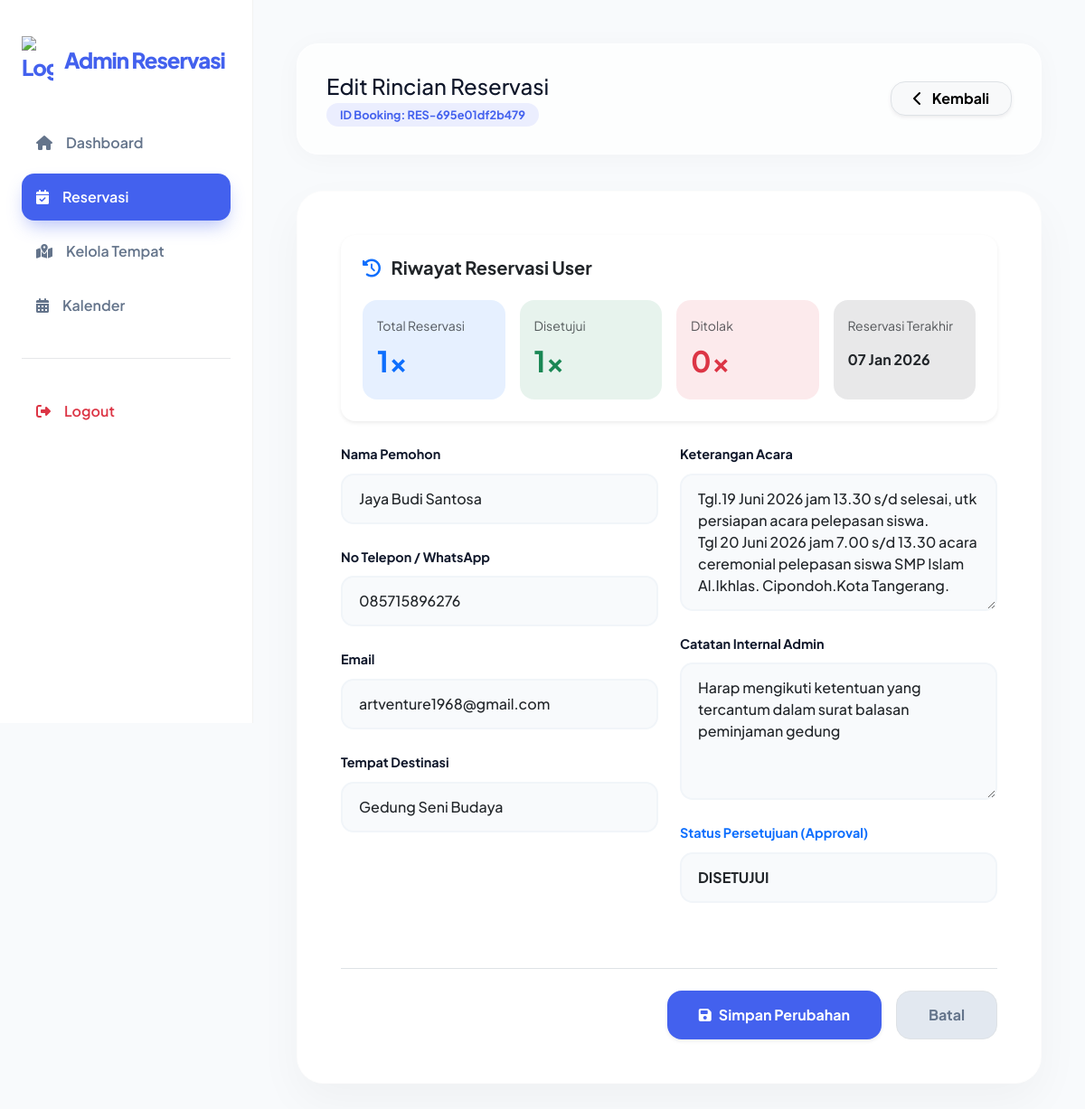
The app's page /admin/edit_reserv.php?id=43 (signed in) with its own data.
### tables this page shows
CREATE TABLE `reservations` (
  `id` int(11) NOT NULL,
  `kode_booking` varchar(20) NOT NULL,
  `nama` varchar(50) NOT NULL,
  `no_telepon` varchar(15) NOT NULL,
  `hari` date NOT NULL,
  `jam_mulai` time NOT NULL DEFAULT '08:00:00',
  `jam_selesai` time NOT NULL DEFAULT '16:00:00',
  `keterangan` text DEFAULT NULL,
  `status` enum('pending','disetujui','ditolak','selesai') DEFAULT NULL,
  `file_upload` varchar(100) DEFAULT NULL,
  `user_id` int(11) DEFAULT NULL,
  `email` varchar(100) NOT NULL,
  `catatan` text DEFAULT NULL,
  `ktp_upload` varchar(100) DEFAULT NULL,
  `surat_kelurahan_upload` varchar(100) DEFAULT NULL,
  `tanggal_selesai` date DEFAULT NULL,
  `place_id` int(11) DEFAULT NULL,
  `email_sent` tinyint(1) DEFAULT 0,
  `kuesioner_sent` tinyint(1) DEFAULT 0,
  `sub_place_id` int(11) DEFAULT NULL,
  `admin_id` int(11) DEFAULT NULL,
  `sumber_reservasi` enum('online','offline') DEFAULT 'online'
);

CREATE TABLE `places` (
  `id` int(11) NOT NULL,
  `name` varchar(100) NOT NULL,
  `description` text NOT NULL,
  `image` varchar(100) NOT NULL,
  `lokasi` varchar(150) NOT NULL,
  `latitude` decimal(9,6) NOT NULL,
  `longitude` decimal(9,6) NOT NULL
);

### admin/edit_reserv.php (the view, shortened to what this page needs)
<?php
include '../db.php';
$id = intval($_GET['id']);
$query = "
    SELECT reservations.*, places.name AS nama_tempat
    FROM reservations
    LEFT JOIN places ON reservations.place_id = places.id
    WHERE reservations.id = $id
";
$result = $conn->query($query);
$reservation = $result->fetch_assoc();
$user_id = $reservation['user_id'];
$queryHistory = $conn->prepare("
    SELECT
        COUNT(*) as total_reservasi,
        SUM(
            CASE
            WHEN status = 'disetujui'
            THEN 1
            ELSE 0
            END
        ) as total_disetujui,
        SUM(
            CASE
            WHEN status = 'ditolak'
            THEN 1
            ELSE 0
            END
        ) as total_ditolak,
        MAX(hari) as terakhir_reservasi
    FROM reservations
    WHERE user_id = ?
");
$queryHistory->bind_param(
    "i",
    $user_id
);
$queryHistory->execute();
$history =
    $queryHistory
    ->get_result()
    ->fetch_assoc();
$queryPlaces = "SELECT id, name FROM places";
$resultPlaces = $conn->query($queryPlaces);
?>
<!DOCTYPE html>
<html lang="id">
<head>
    <link href="https://cdnjs.cloudflare.com/ajax/libs/font-awesome/6.4.0/css/all.min.css" rel="stylesheet" />
    <link href="https://cdn.jsdelivr.net/npm/bootstrap@5.3.2/dist/css/bootstrap.min.css" rel="stylesheet">
    <link rel="stylesheet" href="https://cdnjs.cloudflare.com/ajax/libs/animate.css/4.1.1/animate.min.css" />
</head>
<body>
    <aside class="sidebar">
        <div class="sidebar-brand">
            <img src="../assets/img/logotng.png" width="35" alt="Logo">
            <span>Admin Reservasi</span>
        </div>
        <nav>
            <a href="dashboard_admin.php" class="nav-link"><i class="fa-solid fa-house"></i> Dashboard</a>
            <a href="kelola_reserv.php" class="nav-link active"><i class="fa-solid fa-calendar-check"></i> Reservasi</a>
            <a href="kelola_tempat.php" class="nav-link"><i class="fa-solid fa-map-location-dot"></i> Kelola Tempat</a>
            <a href="calendar.php" class="nav-link"><i class="fa-solid fa-calendar-days"></i> Kalender</a>
            <div style="margin: 2rem 0;">
                <hr style="opacity: 0.1;">
            </div>
            <a href="logout_admin.php" class="nav-link text-danger" onclick="confirmAdminLogout(event)"><i class="fas fa-sign-out-alt"></i>Logout</a>
        </nav>
    </aside>
    <main class="main-content animate__animated animate__fadeIn">
        <header class="glass-header">
            <div>
                <h1 class="h4 fw-800 mb-1">Edit Rincian Reservasi</h1>
                <span class="booking-tag">ID Booking: <?= htmlspecialchars($reservation['kode_booking']); ?></span>
            </div>
            <a href="kelola_reserv.php" class="btn btn-light rounded-4 px-4 fw-bold border shadow-sm">
                <i class="fa-solid fa-chevron-left me-2"></i> Kembali
            </a>
        </header>
        <div class="content-card">
            <div class="card border-0 shadow-sm rounded-4 mb-4">
                <div class="card-body p-4">
                    <h5 class="fw-bold mb-4">
                        <i class="fa-solid fa-clock-rotate-left me-2 text-primary"></i>
                        Riwayat Reservasi User
                    </h5>
                    <div class="row g-3">
                        <div class="col-md-3">
                            <div class="p-3 rounded-4 bg-primary bg-opacity-10 h-100">
                                <small class="text-muted">
                                    Total Reservasi
                                </small>
                                <h2 class="fw-bold text-primary mt-2">
                                    <?= $history['total_reservasi']; ?>x
                                </h2>
                            </div>
                        </div>
                        <div class="col-md-3">
                            <div class="p-3 rounded-4 bg-success bg-opacity-10 h-100">
                                <small class="text-muted">
                                    Disetujui
                                </small>
                                <h2 class="fw-bold text-success mt-2">
                                    <?= $history['total_disetujui']; ?>x
                                </h2>
                            </div>
                        </div>
                        <div class="col-md-3">
                            <div class="p-3 rounded-4 bg-danger bg-opacity-10 h-100">
                                <small class="text-muted">
                                    Ditolak
                                </small>
                                <h2 class="fw-bold text-danger mt-2">
                                    <?= $history['total_ditolak']; ?>x
                                </h2>
                            </div>
                        </div>
                        <div class="col-md-3">
                            <div class="p-3 rounded-4 bg-dark bg-opacity-10 h-100">
                                <small class="text-muted">
                                    Reservasi Terakhir
                                </small>
                                <h6 class="fw-bold mt-3">
                                    <?= $history['terakhir_reservasi']
                                        ? date(
                                            'd M Y',
                                            strtotime(
                                                $history['terakhir_reservasi']
                                            )
                                        )
                                        : '-'; ?>
                                </h6>
                            </div>
                        </div>
                    </div>
                </div>
            </div>
            <form id="editForm">
                <div class="row g-4">
                    <div class="col-md-6">
                        <div class="mb-4">
                            <label class="form-label">Nama Pemohon</label>
                            <input type="text" id="nama" class="form-control" value="<?= htmlspecialchars($reservation['nama']); ?>">
                        </div>
                        <div class="mb-4">
                            <label class="form-label">No Telepon / WhatsApp</label>
                            <input type="text" id="no_telepon" class="form-control" value="<?= htmlspecialchars($reservation['no_telepon']); ?>">
                        </div>
                        <div class="mb-4">
                            <label class="form-label">Email</label>
                            <input type="email" id="email" class="form-control" value="<?= htmlspecialchars($reservation['email']); ?>">
                        </div>
                        <div class="mb-4">
                            <label class="form-label">Tempat Destinasi</label>
                            <select id="tempat" class="form-select">
                                <?php while ($places = $resultPlaces->fetch_assoc()): ?>
                                    <option value="<?= $places['id']; ?>" <?= $reservation['place_id'] == $places['id'] ? 'selected' : ''; ?>>
                                        <?= htmlspecialchars($places['name']); ?>
                                    </option>
                                <?php endwhile; ?>
                            </select>
                        </div>
                    </div>
                    <div class="col-md-6">
                        <div class="mb-4">
                            <label class="form-label">Keterangan Acara</label>
                            <textarea id="keterangan" class="form-control" rows="5"><?= htmlspecialchars($reservation['keterangan']); ?></textarea>
                        </div>
                        <div class="mb-4">
                            <label class="form-label">Catatan Internal Admin</label>
                            <textarea id="catatan" class="form-control" rows="5"><?= htmlspecialchars($reservation['catatan']); ?></textarea>
                        </div>
                        <div class="mb-4">
                            <label class="form-label text-primary">Status Persetujuan (Approval)</label>
                            <select id="status" class="form-select fw-bold text-uppercase">
                                <option value="disetujui" <?= $reservation['status'] == 'disetujui' ? 'selected' : ''; ?>>Disetujui</option>
                            </select>
                        </div>
                    </div>
                </div>
                <div class="d-flex justify-content-end gap-3 mt-5 pt-4 border-top">
                    <button type="button" class="btn-modern btn-save-md shadow-sm" onclick="confirmSave()">
                        <i class="fas fa-save"></i> Simpan Perubahan
                    </button>
                    <a href="kelola_reserv.php" class="btn-modern btn-cancel-md border text-center">
                        Batal
                    </a>
                </div>
            </form>
        </div>
    </main>
</body>
</html>

### admin/edit_reserv.php (style rules this page uses)
:root { --primary: #4361ee; --secondary: #3f37c9; --bg: #f8fafc; --sidebar-color: #ffffff; --text-main: #0f172a; --text-muted: #64748b; }
body { font-family: 'Plus Jakarta Sans', sans-serif; background-color: var(--bg); color: var(--text-main); margin: 0; display: flex; overflow-x: hidden; }
.sidebar { width: 280px; height: 100vh; background: var(--sidebar-color); position: fixed; border-right: 1px solid rgba(0, 0, 0, 0.05); z-index: 1100; padding: 2.5rem 1.5rem; }
.sidebar-brand { display: flex; align-items: center; gap: 12px; padding-bottom: 2.5rem; font-weight: 800; font-size: 1.5rem; color: var(--primary); letter-spacing: -1px; }
.nav-link { display: flex; align-items: center; gap: 15px; padding: 14px 1rem; color: var(--text-muted); text-decoration: none; font-weight: 600; border-radius: 14px; transition: 0.3s; margin-bottom: 8px; }
.nav-link:hover, .nav-link.active { background: var(--primary); color: white; box-shadow: 0 10px 20px -5px rgba(67, 97, 238, 0.4); }
.main-content { margin-left: 280px; flex: 1; padding: 3rem; min-height: 100vh; }
.glass-header { background: rgba(255, 255, 255, 0.75); backdrop-filter: blur(15px); padding: 2rem; border-radius: 24px; border: 1px solid rgba(255, 255, 255, 0.5); margin-bottom: 2.5rem; display: flex; justify-content: space-between; align-items: center; box-shadow: 0 4px 30px rgba(0, 0, 0, 0.03); }
.content-card { background: white; border-radius: 30px; padding: 3rem; box-shadow: 0 20px 50px rgba(0, 0, 0, 0.04); border: 1px solid rgba(0, 0, 0, 0.01); }
.form-label { font-weight: 700; color: var(--text-main); font-size: 0.9rem; margin-bottom: 10px; }
.form-control, .form-select { border-radius: 14px; padding: 14px 18px; border: 2.5px solid #f1f5f9; font-weight: 500; transition: all 0.3s ease; background: #f8fafc; }
.booking-tag { background: rgba(67, 97, 238, 0.1); color: var(--primary); padding: 5px 15px; border-radius: 50px; font-weight: 700; font-size: 0.8rem; }
.btn-modern { padding: 14px 35px; border-radius: 16px; font-weight: 700; transition: 0.3s; display: flex; align-items: center; gap: 8px; }
.btn-save-md { background: var(--primary); color: white; border: none; }
.btn-cancel-md { background: #e2e8f0; color: #64748b; text-decoration: none; }

### records on screen
reservations: kode_booking "RES-695e01df2b479", nama "Jaya Budi Santosa", no_telepon "085715896276", email "artventure1968@gmail.com", place.name "Gedung Seni Budaya", keterangan "Tgl.19 Juni 2026 jam 13.30 s/d selesai, utk persiapan acara pelepasan siswa. Tgl 20 Juni 2026 jam 7.00 s/d 13.30 acara ceremonial pelepasan siswa SMP Islam Al.Ikhlas. Cipondoh.Kota Tangerang.", catatan "Harap mengikuti ketentuan yang tercantum dalam surat balasan peminjaman gedung", status "Disetujui"

### other values on screen
$history['total_reservasi'] "1"
$history['total_disetujui'] "1"
$history['total_ditolak'] "0"
